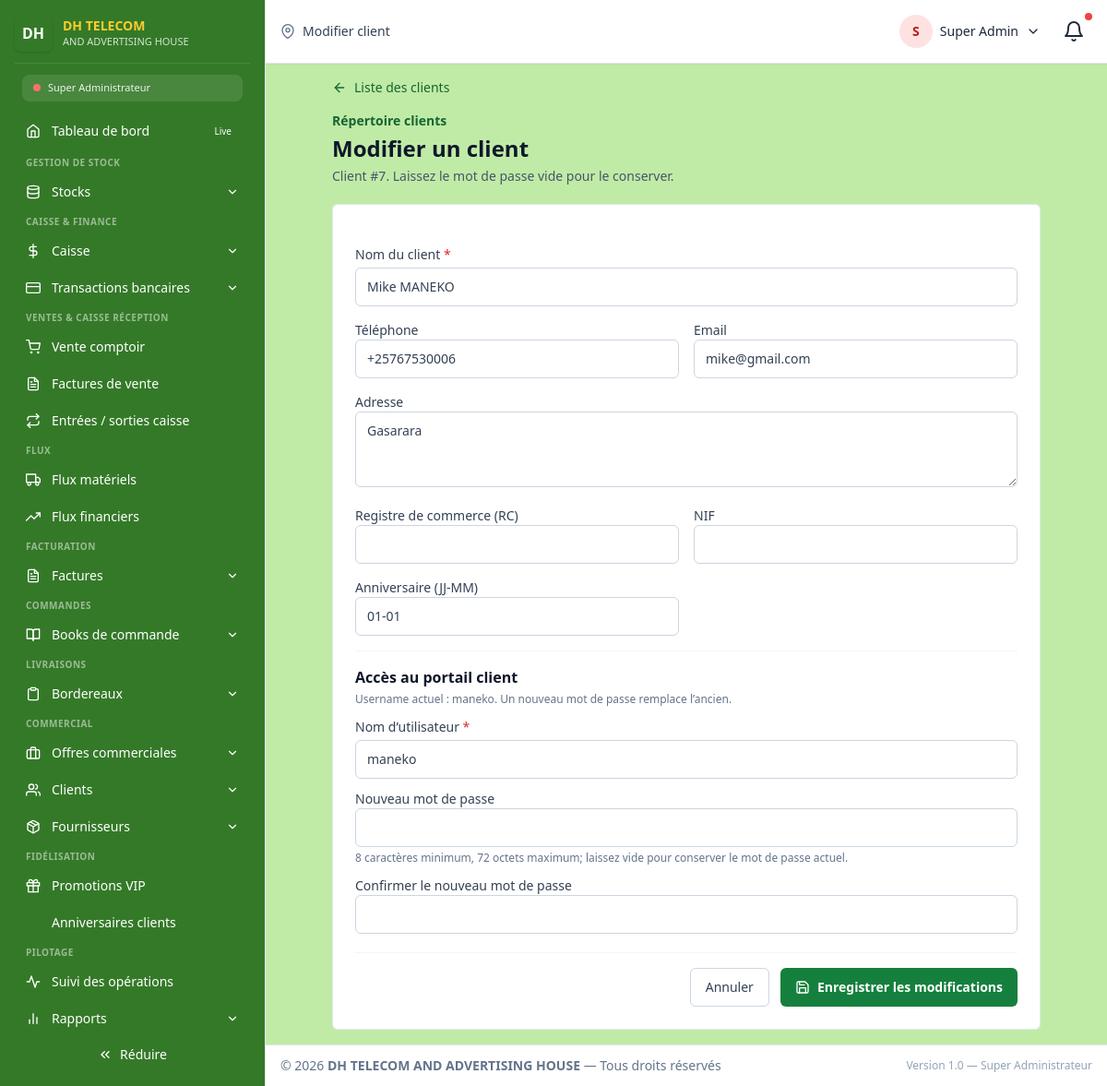
Screenshot of /super_admin/clients/modifier?id=7 (signed in) with the database file from the repository.
### tables this page shows
CREATE TABLE `users` (
  `id` int(100) NOT NULL,
  `profil` varchar(255) NOT NULL DEFAULT '',
  `user_name` varchar(255) NOT NULL,
  `password` varchar(255) NOT NULL COMMENT 'bcrypt hash',
  `secret_code` varchar(255) DEFAULT NULL,
  `category` varchar(100) DEFAULT NULL COMMENT 'Réf cat_users.category',
  `f_name` varchar(100) DEFAULT NULL,
  `l_name` varchar(100) DEFAULT NULL,
  `telephone` varchar(100) DEFAULT NULL,
  `email` varchar(100) DEFAULT NULL,
  `adress` varchar(100) NOT NULL DEFAULT '',
  `level` varchar(100) NOT NULL DEFAULT '',
  `salary` decimal(10,0) NOT NULL DEFAULT 0,
  `status` varchar(100) NOT NULL DEFAULT 'Disponible',
  `session_id` varchar(1000) NOT NULL DEFAULT '',
  `admission` date NOT NULL DEFAULT curdate(),
  `reset_token` varchar(255) DEFAULT NULL,
  `token_expiry` datetime DEFAULT current_timestamp(),
  `jwt_secret` varchar(255) DEFAULT NULL COMMENT 'Secret personnel pour JWT',
  `last_login` datetime DEFAULT NULL,
  `failed_attempts` int(11) DEFAULT 0,
  `locked_until` datetime DEFAULT NULL,
  `created_at` timestamp NOT NULL DEFAULT current_timestamp(),
  `updated_at` timestamp NOT NULL DEFAULT current_timestamp() ON UPDATE current_timestamp()
);

CREATE TABLE `partners` (
  `id` int(100) NOT NULL,
  `name` varchar(100) NOT NULL,
  `abbr` varchar(25) DEFAULT NULL,
  `category` enum('client','fournisseur') DEFAULT 'client',
  `address` varchar(1000) NOT NULL DEFAULT '',
  `phone` varchar(255) DEFAULT NULL,
  `email` varchar(255) NOT NULL DEFAULT '',
  `portal_username` varchar(100) DEFAULT NULL,
  `portal_password` varchar(255) DEFAULT NULL COMMENT 'Hash du mot de passe du portail client',
  `RC` varchar(100) NOT NULL DEFAULT '',
  `NIF` varchar(255) NOT NULL DEFAULT '',
  `profil` varchar(100) DEFAULT NULL,
  `debt_limit` bigint(10) NOT NULL DEFAULT 0,
  `debt` bigint(10) NOT NULL DEFAULT 0,
  `status_client` enum('Nouveau','Régulier','VIP') DEFAULT 'Nouveau',
  `total_achats` bigint(15) DEFAULT 0,
  `frequence_achats` int(10) DEFAULT 0,
  `dernier_achat` date DEFAULT NULL,
  `rating` int(11) DEFAULT NULL,
  `annif` varchar(10) DEFAULT NULL COMMENT 'Format JJ-MM',
  `birthday_promo_used` date DEFAULT NULL,
  `alert_debt` tinyint(1) DEFAULT 0,
  `created_at` timestamp NOT NULL DEFAULT current_timestamp(),
  `updated_at` timestamp NOT NULL DEFAULT current_timestamp() ON UPDATE current_timestamp()
);

### dash/receptionist/client_modifier.php (the view, shortened to what the rows shown need)
<?php
require_once __DIR__ . '/../../api/database.php';
$db = Database::getInstance();
$escape = static fn($value): string => htmlspecialchars((string) $value, ENT_QUOTES, 'UTF-8');
$clientId = max(0, (int) ($_GET['id'] ?? $_POST['client_id'] ?? 0));
$client = $db->fetch("SELECT * FROM partners WHERE id = ? AND category = 'client' LIMIT 1", [$clientId]);
$values = [
    'name' => (string) $client['name'],
    'phone' => (string) ($client['phone'] ?? ''),
    'email' => (string) ($client['email'] ?? ''),
    'address' => (string) ($client['address'] ?? ''),
    'RC' => (string) ($client['RC'] ?? ''),
    'NIF' => (string) ($client['NIF'] ?? ''),
    'annif' => (string) ($client['annif'] ?? ''),
    'portal_username' => (string) ($client['portal_username'] ?? ''),
];
?>
<section class="mx-auto max-w-3xl space-y-5">
    <header>
        <div class="mt-3"><h1 class="mt-1 text-2xl font-bold text-slate-900">Modifier un client</h1></div>
    </header>
    <form method="post" class="space-y-5 rounded-md border border-slate-200 bg-white p-5 sm:p-6">
        <div class="grid gap-4 sm:grid-cols-2">
            <label class="space-y-1 text-sm font-medium text-slate-700 sm:col-span-2">Nom du client <span class="text-red-600">*</span><input name="name" maxlength="100" required value="<?= $escape($values['name']) ?>" autocomplete="organization" class="w-full rounded-md border border-slate-300 px-3 py-2.5 font-normal focus:border-green-700 focus:outline-none focus:ring-2 focus:ring-green-700/20"></label>
            <label class="space-y-1 text-sm font-medium text-slate-700">Téléphone<input name="phone" maxlength="255" value="<?= $escape($values['phone']) ?>" autocomplete="tel" class="w-full rounded-md border border-slate-300 px-3 py-2.5 font-normal"></label>
            <label class="space-y-1 text-sm font-medium text-slate-700">Email<input name="email" type="email" maxlength="255" value="<?= $escape($values['email']) ?>" autocomplete="email" class="w-full rounded-md border border-slate-300 px-3 py-2.5 font-normal"></label>
            <label class="space-y-1 text-sm font-medium text-slate-700 sm:col-span-2">Adresse<textarea name="address" maxlength="1000" rows="3" autocomplete="street-address" class="w-full rounded-md border border-slate-300 px-3 py-2.5 font-normal"><?= $escape($values['address']) ?></textarea></label>
            <label class="space-y-1 text-sm font-medium text-slate-700">Anniversaire (JJ-MM)<input name="annif" maxlength="5" placeholder="ex. 24-08" pattern="[0-3][0-9]-[0-1][0-9]" value="<?= $escape($values['annif']) ?>" class="w-full rounded-md border border-slate-300 px-3 py-2.5 font-normal"></label>
            <div class="space-y-3 border-t border-slate-100 pt-4 sm:col-span-2">
                <div><h2 class="font-semibold text-slate-900">Accès au portail client</h2><p class="mt-1 text-xs text-slate-500">Username actuel : <?= $escape($client['portal_username'] ?: 'Non configuré') ?>. Un nouveau mot de passe remplace l’ancien.</p></div>
                <label class="block space-y-1 text-sm font-medium text-slate-700">Nom d’utilisateur <span class="text-red-600">*</span><input name="portal_username" maxlength="100" minlength="3" pattern="[A-Za-z0-9._-]{3,100}" required autocomplete="username" value="<?= $escape($values['portal_username']) ?>" class="w-full rounded-md border border-slate-300 px-3 py-2.5 font-normal"></label>
            </div>
        </div>
    </form>
</section>

### dash/template/layout.php (shortened to what the rows shown need)
<?php
require_once __DIR__ . "/permissions.php";
$escName   = htmlspecialchars($user["nom_complet"] ?? "Utilisateur", ENT_QUOTES, 'UTF-8');
$roleColor = getRoleColor($user["role_system"] ?? "");
$escAvatar = !empty($user["avatar"]) ? htmlspecialchars($user["avatar"], ENT_QUOTES, 'UTF-8') : null;
            ?>
<!doctype html>
<html lang="fr">
<head>
    <script src="https://cdn.tailwindcss.com"></script>
</head>
<body class="min-h-screen bg-[#C0EBA6] text-slate-800 antialiased">
<div id="app" class="relative flex h-screen">
    <div id="mainArea" class="flex-1 flex flex-col min-h-0 ml-0 lg:ml-72 anim-smooth">
        <header class="flex items-center justify-between gap-4 px-4 py-3 border-b bg-white shadow-sm">
            <div class="flex items-center gap-3">
                <div class="relative">
                    <button id="userBtn" type="button" aria-haspopup="true" aria-expanded="false"
                            class="flex items-center gap-2 p-1 rounded hover:bg-slate-100 focus:outline-none">
                        <?php if ($escAvatar): ?>
                            <img class="h-9 w-9 rounded-full object-cover" src="<?= $escAvatar ?>" alt="<?= $escName ?>">
                        <?php else: ?>
                            <span class="inline-flex h-9 w-9 rounded-full bg-<?= $roleColor ?>-100 text-<?= $roleColor ?>-700 items-center justify-center font-semibold text-sm">
                                <?= strtoupper(substr($escName, 0, 1)) ?>
                            </span>
                        <?php endif; ?>
                        <span class="hidden sm:inline text-sm font-medium"><?= $escName ?></span>
                        <i data-feather="chevron-down" class="w-4 h-4"></i>
                    </button>
                </div>
            </div>
        </header>
        <main id="content" class="flex-1 overflow-auto p-4">
            <?php
            if (isset($content) && $content !== '') {
                echo $content;
            } else {
                echo '<div class="p-4 bg-yellow-50 text-yellow-800 rounded">Aucun contenu à afficher.</div>';
            }
            ?>
        </main>
    </div>
</div>
</body>
</html>

### rows the page displays
users: category "S", category "Super Admin"
partners: name "Mike MANEKO", phone "+25767530006", email "mike@gmail.com", address "Gasarara", annif "01-01", portal_username "maneko"

### other values shown
$escRole "Super Administrateur"
$item['label'] "Tableau de bord"
$item['badge']['text'] "Live"
$section['label'] "GESTION DE STOCK"
$item['label'] "Stocks"
$section['label'] "CAISSE & FINANCE"
$item['label'] "Caisse"
$item['label'] "Transactions bancaires"
$section['label'] "VENTES & CAISSE RÉCEPTION"
$item['label'] "Vente comptoir"
$item['label'] "Factures de vente"
$item['label'] "Entrées / sorties caisse"
$section['label'] "FLUX"
$item['label'] "Flux matériels"
$item['label'] "Flux financiers"
